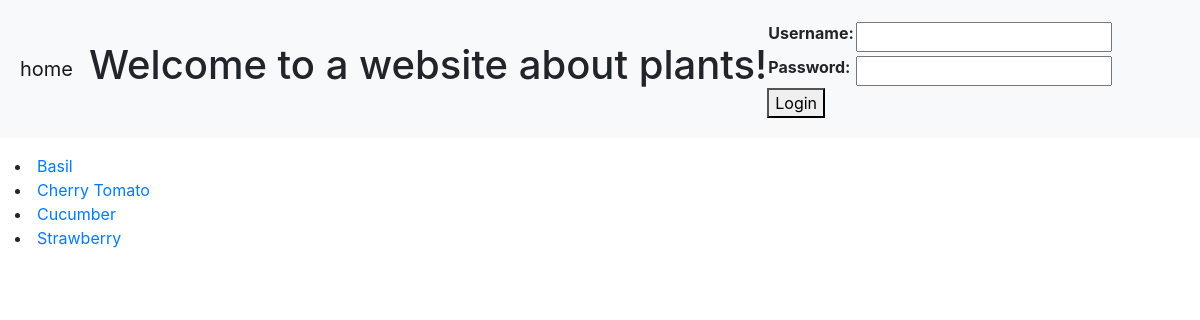
The page / on the database its author committed.
### plants/models.py (models this page shows, shortened)
class Plant(models.Model):
	plant_name = models.CharField(max_length=100) # no limit -- these will not be generated by users
	plant_type = models.CharField(max_length=20, null=True, blank=True) # fruit, vegetable, herb, etc.

### plants/views.py (the view, shortened to what this page needs)
# urls.py: path('', views.index.as_view(), name='index'),
class index(View):
	def get(self, request):
		plant_objects = Plant.objects.order_by('plant_name') # to be passed to the homepage
		template = loader.get_template('index.html')
		form = AuthenticationForm()
		context = {
			'form': form,
			'plant_objects': plant_objects,
		}
		return HttpResponse(template.render(context, request))

### plants/templates/index.html (shortened to what this page needs)
<!DOCTYPE html>
<html>
	<head>
		<link rel="stylesheet" href="https://maxcdn.bootstrapcdn.com/bootstrap/4.0.0/css/bootstrap.min.css">
		{% load static %}
		<link rel="stylesheet" href="{% static 'style.css' %}">
	</head>
	<body>
		<nav class="navbar navbar-light navbar-expand-lg bg-light" id="topnav">
			<a class="navbar-brand" href=""> home </a>
			{% if user.is_authenticated %}
			<a class="nav-item" href="/user/{{ user.username }}"> welcome, {{ user.username }}! </a>
			<form class="form-inline" method="POST">
				{% csrf_token %}
				<!-- This code was taken from Dr. J's repository, using a
				hidden input to log the user out. -->
				<input type="hidden" name="logout" value="logout"></input>
				<button id="logout" class="btn btn-outline-info my-2 my-sm-0" type="submit">Logout</button>
			</form>
			{% else %}
				<h1> Welcome to a website about plants! </h1>
				<form method="POST">
					<table>
					{{ form }}
					</table>
					<button type="submit">Login</button>
				</form>
			{% endif %}
		</nav>
			<div class="container-fluid">
			<p>
				{% for plant in plant_objects %}
					<li><a href="/plant/{{ plant.plant_name|lower }}/">{{ plant.plant_name }}</a></li>
				{% endfor %}
			</p>
		</div>
	</body>
</html>

### plants/static/style.css (style rules this page uses)
#topnav { padding: 20px; }

### rows shown on the page
Plant: plant_name "Basil"
Plant: plant_name "Cherry Tomato"
Plant: plant_name "Cucumber"
Plant: plant_name "Strawberry"
